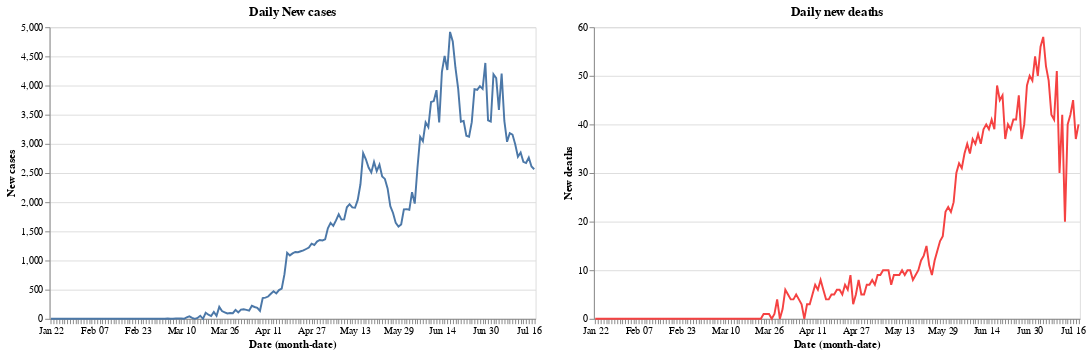

Notebook code for this chart:
### Code cell
red= alt.value("#f54242")
    
base.encode(y='New cases').properties(title='Daily New cases')|base.encode(y='New deaths',color=red).properties(title='Daily new deaths')

### Figure 1 — Vega-Lite specification as saved in the notebook (floating-point values rounded to 4 significant figures; data arrays with more than 128 entries replaced by an {"elided": "..."} marker saying what was removed)
{"config": {"view": {"continuousWidth": 400, "continuousHeight": 300}}, "hconcat": [{"mark": "line", "encoding": {"x": {"type": "ordinal", "field": "Date", "timeUnit": "monthdate"}, "y": {"type": "quantitative", "field": "New cases"}}, "title": "Daily New cases", "width": 500}, {"mark": "line", "encoding": {"color": {"value": "#f54242"}, "x": {"type": "ordinal", "field": "Date", "timeUnit": "monthdate"}, "y": {"type": "quantitative", "field": "New deaths"}}, "title": "Daily new deaths", "width": 500}], "data": {"name": "data-5b4aee13944a7aeea31b79f618997af4"}, "$schema": "https://vega.github.io/schema/vega-lite/v4.8.1.json", "datasets": {"data-5b4aee13944a7aeea31b79f618997af4": {"elided": "179 records"}}}
